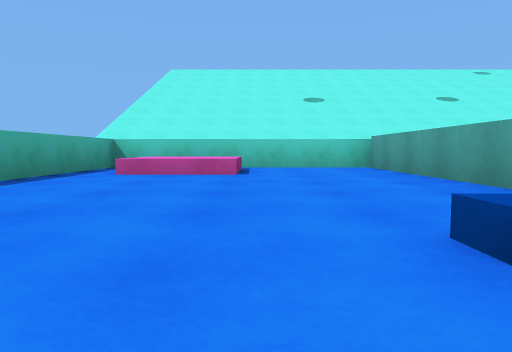
View 1 (above)

17 first-person views from a walk through a Unity game level. The camera is 0.3 m above the floor, tilts 4° down and sees 70° across. The floor is counted in squares, 1 m on a side. Each view is taken from the middle of a square. On the plan, view 1 faces up. The plan holds only what a view shows up to about 9 squares ahead; the rest is blank. The place goes on beyond the plan. The player character is not drawn. Surface patterns are stand-ins for the level's own textures.

View 2
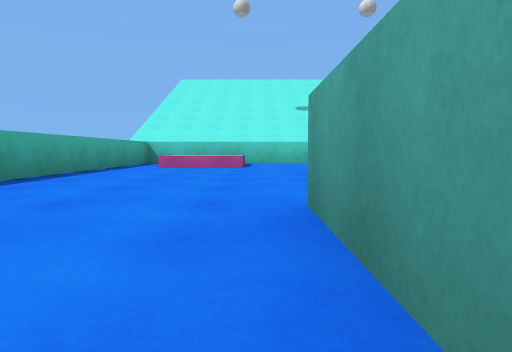

View 3
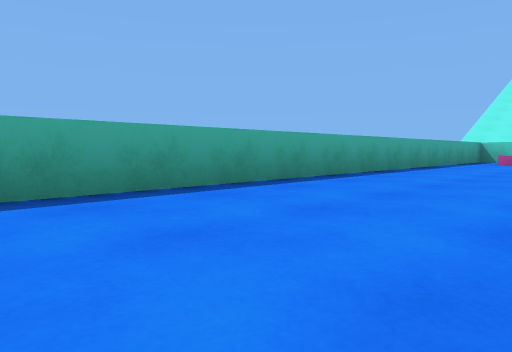

View 4
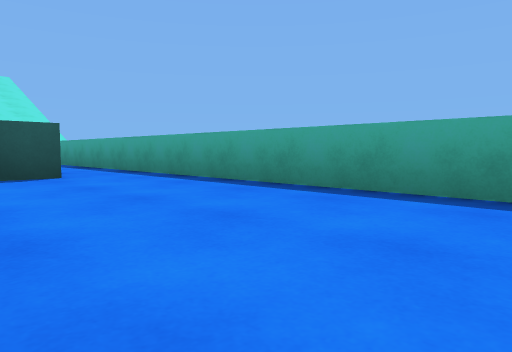

View 5
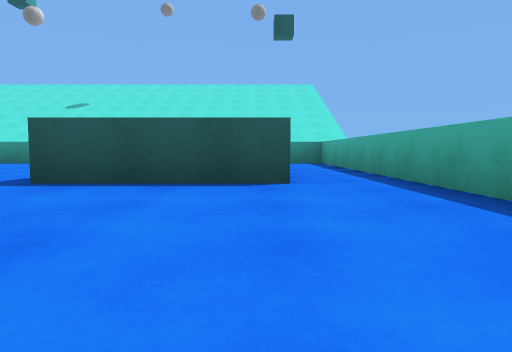

View 6
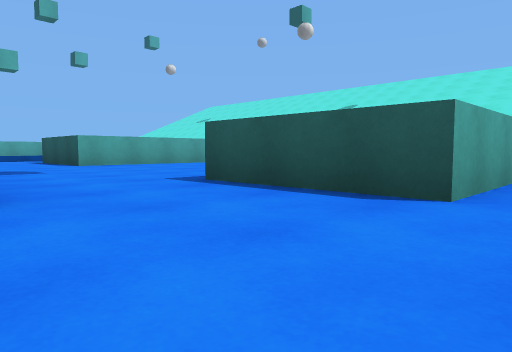

View 7
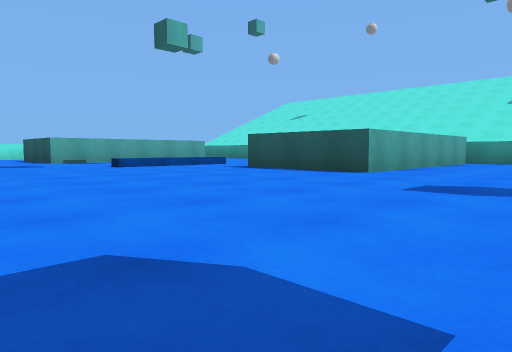

View 8
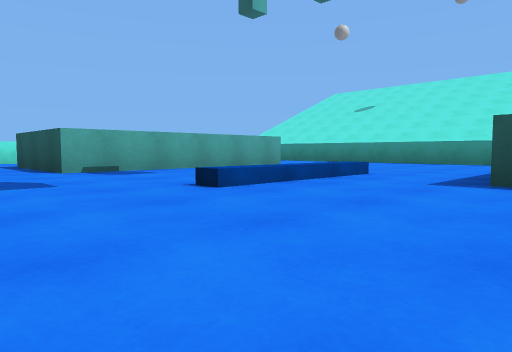

View 9
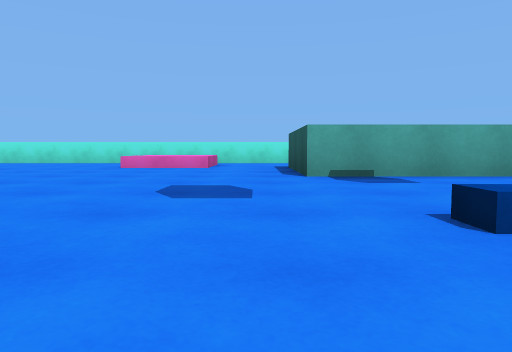

View 10
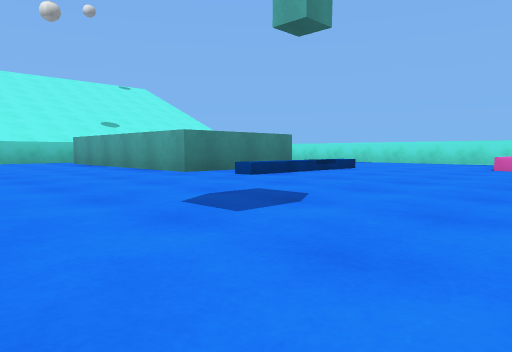

View 11
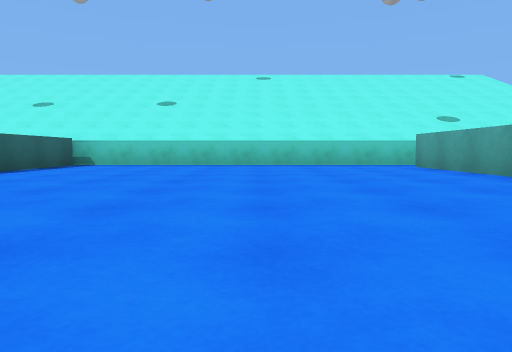

View 12
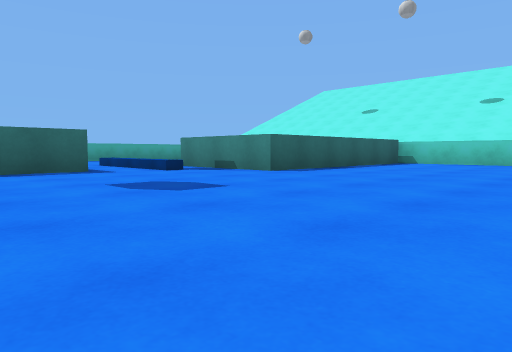

View 13
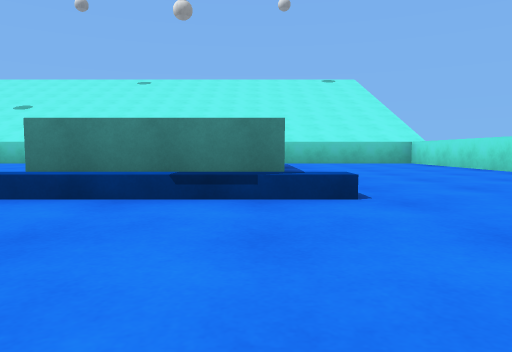

View 14
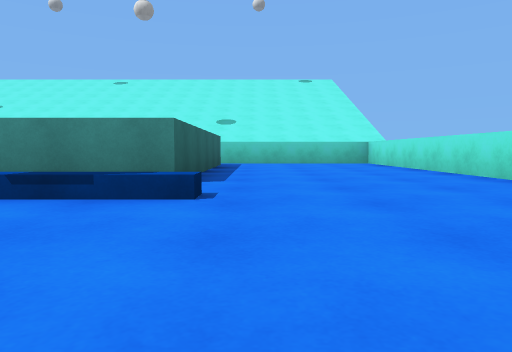

View 15
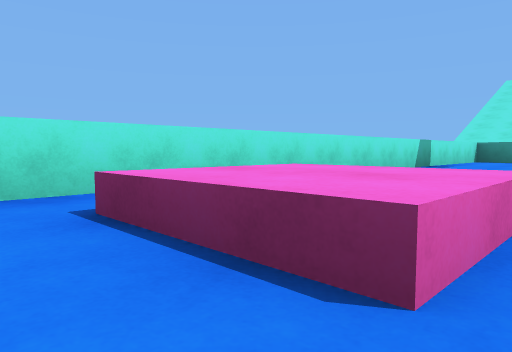

View 16
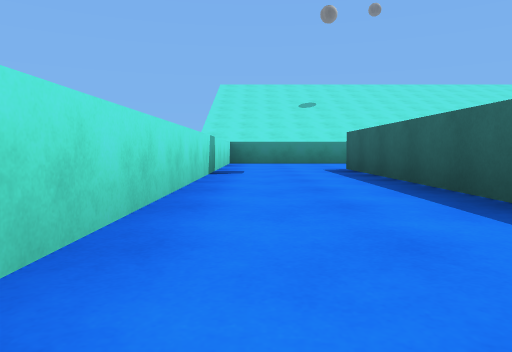

View 17
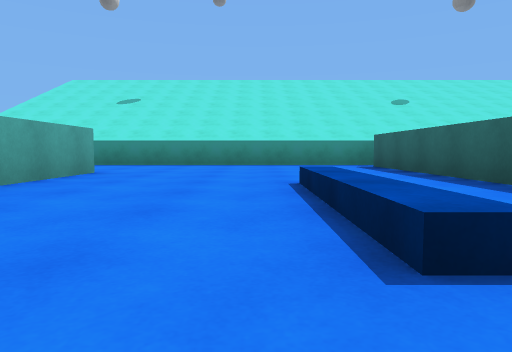

### Floor plan
Points are (right, up) in squares from view 1. A wall is a line through its corners. A room is listed if a view was taken in it or the views show most of it. See-through windows are left out.
Room 1 (views 1, 2, 3, 4, 5, 6)
walls: (0.3, -1.6) (0.3, 0); (2, 2.8) (2, 6.5) (-2.5, 6.5) (-2.5, -10.5); (-1.3, -8) (-1.3, -6.3) (1.1, -6.3)
low walls: (1.5, 0.9) (0.6, 0.9); (-0.1, 4.5) (-1.8, 4.5)
ways out: opening at (-2, -11) to room 2; opening at (1, -5.5) to room 2; opening at (2, 1) to room 2; gap at (0, 6)
Room 2 (views 7, 8, 9, 10, 11, 12, 13, 14, 15, 16, 17)
walls: (7.8, -7.1) (7.8, -11); (14.5, -5) (14.5, -9); (12.2, -9) (12.2, -4.6) (14.6, -4.6); (2.6, 0) (2.6, -1.1); (7.5, -11.5) (16.6, -11.5) (16.6, 6.5) (13.1, 6.5); (5.4, -11) (5.4, -6.6) (7.9, -6.6); (13.3, 5.6) (13.3, 1.3) (10.9, 1.3) (10.9, 5.8); (11.4, 6.5) (4.3, 6.5) (4.3, 2) (1.9, 2); (4.1, -11.5) (5.6, -11.5); (-2.5, -10.5) (-2.5, -11.5) (-1.8, -11.5)
low walls: (13.6, 0.6) (13.6, 0.2) (11.1, 0.2) (11.1, 0.6); (3.2, 0.9) (1.5, 0.9)
ways out: opening at (-2, -11) to room 1; opening at (1, -5.5) to room 1; opening at (2, 1) to room 1

Where each view was taken, in squares from view 1:
view 1: 0 up, 0 right, facing up
view 2: 2 down, 0 right, facing up
view 3: 4 down, 0 right, facing up-left
view 4: 2 down, 0 right, facing down-left
view 5: 3 down, 1 left, facing down
view 6: 4 down, 2 left, facing down-right
view 7: 2 down, 3 right, facing down-right
view 8: 3 down, 7 right, facing down-right
view 9: 4 down, 8 right, facing right
view 10: 3 down, 8 right, facing up-right
view 11: 1 down, 8 right, facing up
view 12: 2 down, 8 right, facing up-left
view 13: 2 down, 13 right, facing up
view 14: 2 down, 14 right, facing up
view 15: 1 down, 14 right, facing down-right
view 16: 3 down, 16 right, facing down
view 17: 4 down, 10 right, facing down
